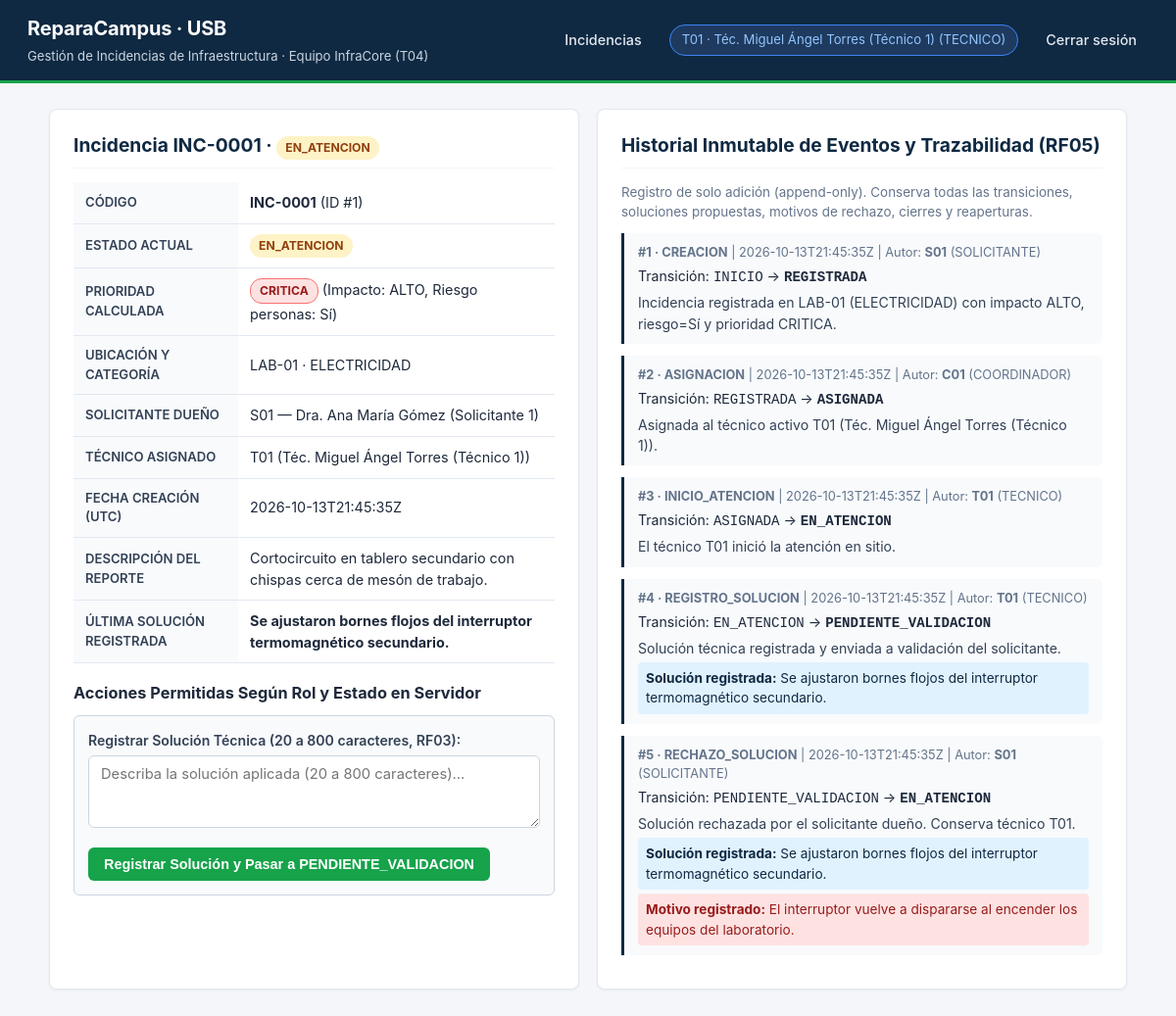
The app's page /incidencias/1 (signed in) with its own data.
### tables this page shows
CREATE TABLE usuarios (
    id TEXT PRIMARY KEY,
    username TEXT UNIQUE NOT NULL,
    nombre TEXT NOT NULL,
    password_hash TEXT NOT NULL,
    rol TEXT NOT NULL CHECK (rol IN ('SOLICITANTE', 'COORDINADOR', 'TECNICO')),
    activo INTEGER NOT NULL DEFAULT 1 CHECK (activo IN (0, 1))
);

CREATE TABLE incidencias (
    id INTEGER PRIMARY KEY AUTOINCREMENT,
    codigo TEXT UNIQUE NOT NULL,
    autor_id TEXT NOT NULL REFERENCES usuarios(id),
    ubicacion TEXT NOT NULL CHECK (ubicacion IN ('LAB-01', 'AULA-201', 'BIB-01')),
    categoria TEXT NOT NULL CHECK (categoria IN ('ELECTRICIDAD', 'HIDRAULICA', 'MOBILIARIO', 'TIC')),
    descripcion TEXT NOT NULL,
    impacto TEXT NOT NULL CHECK (impacto IN ('BAJO', 'ALTO')),
    riesgo_personas INTEGER NOT NULL CHECK (riesgo_personas IN (0, 1)),
    prioridad TEXT NOT NULL CHECK (prioridad IN ('CRITICA', 'ALTA', 'NORMAL')),
    estado TEXT NOT NULL CHECK (estado IN ('REGISTRADA', 'ASIGNADA', 'EN_ATENCION', 'PENDIENTE_VALIDACION', 'CERRADA')),
    tecnico_asignado_id TEXT REFERENCES usuarios(id),
    solucion_actual TEXT,
    fecha_creacion_utc TEXT NOT NULL,
    fecha_ultimo_cierre_utc TEXT
);

CREATE TABLE historial_eventos (
    id INTEGER PRIMARY KEY AUTOINCREMENT,
    incidencia_id INTEGER NOT NULL REFERENCES incidencias(id),
    autor_id TEXT NOT NULL REFERENCES usuarios(id),
    accion TEXT NOT NULL,
    estado_anterior TEXT,
    estado_nuevo TEXT NOT NULL,
    detalle TEXT,
    solucion_propuesta TEXT,
    motivo TEXT,
    fecha_utc TEXT NOT NULL
);

### app/routes.py (the view)
@bp.route("/incidencias/<int:incidencia_id>", methods=["GET"])
def detalle_incidencia(incidencia_id: int):
    user = usuario_en_sesion()
    if not user:
        return redirect(url_for("main.login"))
    try:
        inc = obtener_incidencia_para_usuario(user, incidencia_id)
    except (PermisoDenegadoError, RecursoNoEncontradoError, ReglaNegocioError) as e:
        abort(e.codigo_http, e.mensaje)
    tecnicos = listar_tecnicos_activos() if user["rol"] == "COORDINADOR" else []
    return render_template(
        "detalle_incidencia.html",
        user=user,
        inc=inc,
        tecnicos=tecnicos,
    )

### app/db.py (called while the page is built)
def _resolve_sqlite_path(db_path: str) -> str:
    abs_p = os.path.abspath(db_path)
    if abs_p.startswith("/working_dir/"):
        tmp_p = "/tmp/" + os.path.basename(abs_p)
        if os.path.exists(abs_p) and not os.path.exists(tmp_p):
            shutil.copy2(abs_p, tmp_p)
        return tmp_p
    return abs_p

def get_db() -> sqlite3.Connection:
    if "db" not in g:
        raw_path = current_app.config["DATABASE"]
        os.makedirs(os.path.dirname(os.path.abspath(raw_path)), exist_ok=True)
        work_path = _resolve_sqlite_path(raw_path)
        conn = sqlite3.connect(work_path)
        conn.row_factory = sqlite3.Row
        conn.execute("PRAGMA foreign_keys = ON;")
        g.db = conn
        g.db_raw_path = os.path.abspath(raw_path)
        g.db_work_path = work_path
    return g.db

### app/routes.py (called while the page is built)
def usuario_en_sesion():
    uid = session.get("user_id")
    if not uid:
        return None
    return obtener_usuario_por_id(uid)

### app/services.py (called while the page is built)
def obtener_usuario_por_id(user_id: str) -> Optional[Dict[str, Any]]:
    if not user_id:
        return None
    db = get_db()
    row = db.execute(
        "SELECT id, username, nombre, rol, activo FROM usuarios WHERE id = ?",
        (user_id,),
    ).fetchone()
    return dict(row) if row else None

def obtener_incidencia_para_usuario(usuario_actual: Dict[str, Any], incidencia_id: int) -> Dict[str, Any]:
    if not usuario_actual:
        raise PermisoDenegadoError("Sesión no iniciada.")
    inc = obtener_incidencia_interna(incidencia_id)
    rol = usuario_actual["rol"]
    uid = usuario_actual["id"]
    if rol == "SOLICITANTE" and inc["autor_id"] != uid:
        raise PermisoDenegadoError("Un solicitante solo puede consultar sus propias incidencias.")
    if rol == "TECNICO" and inc["tecnico_asignado_id"] != uid:
        raise PermisoDenegadoError("Un técnico solo puede consultar las incidencias asignadas a su cuenta.")
    return inc

### app/templates/detalle_incidencia.html (shortened to what this page needs)
{% extends "base.html" %}
{% block content %}
<div class="grid-2">
    <div class="card">
        <h2>Incidencia {{ inc.codigo }} · <span class="badge est-{{ inc.estado }}">{{ inc.estado }}</span></h2>
        <table>
            <tbody>
                <tr><th>Código</th><td><strong>{{ inc.codigo }}</strong> (ID #{{ inc.id }})</td></tr>
                <tr><th>Estado Actual</th><td><span class="badge est-{{ inc.estado }}">{{ inc.estado }}</span></td></tr>
                <tr><th>Prioridad Calculada</th><td><span class="badge prio-{{ inc.prioridad }}">{{ inc.prioridad }}</span> (Impacto: {{ inc.impacto }}, Riesgo personas: {{ 'Sí' if inc.riesgo_personas else 'No' }})</td></tr>
                <tr><th>Ubicación y Categoría</th><td>{{ inc.ubicacion }} · {{ inc.categoria }}</td></tr>
                <tr><th>Solicitante Dueño</th><td>{{ inc.autor_id }} — {{ inc.autor_nombre }}</td></tr>
                <tr><th>Técnico Asignado</th><td>{{ inc.tecnico_asignado_id or 'Pendiente de asignación' }} {% if inc.tecnico_nombre %}({{ inc.tecnico_nombre }}){% endif %}</td></tr>
                <tr><th>Fecha Creación (UTC)</th><td>{{ inc.fecha_creacion_utc }}</td></tr>
                <tr><th>Descripción del Reporte</th><td>{{ inc.descripcion }}</td></tr>
                {% if inc.solucion_actual %}
                <tr><th>Última Solución Registrada</th><td><strong>{{ inc.solucion_actual }}</strong></td></tr>
                {% endif %}
            </tbody>
        </table>
        <div style="margin-top:18px;">
            <h3>Acciones Permitidas Según Rol y Estado en Servidor</h3>
            {% if user.rol == 'TECNICO' and inc.tecnico_asignado_id == user.id and inc.estado == 'EN_ATENCION' %}
            <form method="post" action="{{ url_for('main.ruta_solucion', incidencia_id=inc.id) }}" style="background:#f8fafc; padding:14px; border-radius:6px; border:1px solid #cbd5e1;">
                <div class="form-group">
                    <label for="solucion">Registrar Solución Técnica (20 a 800 caracteres, RF03):</label>
                    <textarea id="solucion" name="solucion" rows="3" class="form-control" required placeholder="Describa la solución aplicada (20 a 800 caracteres)..."></textarea>
                </div>
                <button type="submit" class="btn btn-success">Registrar Solución y Pasar a PENDIENTE_VALIDACION</button>
            </form>
            {% endif %}
        </div>
    </div>
    <div class="card">
        <h2>Historial Inmutable de Eventos y Trazabilidad (RF05)</h2>
        <p style="font-size:0.84rem; color:#64748b; margin-bottom:12px;">
            Registro de solo adición (append-only). Conserva todas las transiciones, soluciones propuestas, motivos de rechazo, cierres y reaperturas.
        </p>
        {% for ev in inc.historial %}
        <div class="timeline-item">
            <div class="timeline-meta">
                <strong>#{{ loop.index }} · {{ ev.accion }}</strong> | {{ ev.fecha_utc }} | Autor: <strong>{{ ev.autor_id }}</strong> ({{ ev.autor_rol }})
            </div>
            <div style="font-size:0.88rem; margin-bottom:4px;">
                Transición: <code>{{ ev.estado_anterior or 'INICIO' }}</code> → <strong><code>{{ ev.estado_nuevo }}</code></strong>
            </div>
            {% if ev.detalle %}
            <div style="font-size:0.88rem; color:#334155;">{{ ev.detalle }}</div>
            {% endif %}
            {% if ev.solucion_propuesta %}
            <div style="font-size:0.85rem; color:#0f2942; margin-top:4px; background:#e0f2fe; padding:6px 8px; border-radius:4px;">
                <strong>Solución registrada:</strong> {{ ev.solucion_propuesta }}
            </div>
            {% endif %}
            {% if ev.motivo %}
            <div style="font-size:0.85rem; color:#991b1b; margin-top:4px; background:#fee2e2; padding:6px 8px; border-radius:4px;">
                <strong>Motivo registrado:</strong> {{ ev.motivo }}
            </div>
            {% endif %}
        </div>
        {% endfor %}
    </div>
</div>
{% endblock %}

### app/templates/base.html (shortened to what this page needs)
<!DOCTYPE html>
<html lang="es">
<head>
    <link rel="stylesheet" href="{{ url_for('static', filename='style.css') }}">
</head>
<body>
    <header class="topbar">
        <div class="brand">
            <div>
                <h1>ReparaCampus · USB</h1>
                <span class="sub">Gestión de Incidencias de Infraestructura · Equipo InfraCore (T04)</span>
            </div>
        </div>
        {% if user %}
        <nav class="nav-links">
            <a href="{{ url_for('main.listado_incidencias') }}">Incidencias</a>
            <span class="user-pill">{{ user.id }} · {{ user.nombre }} ({{ user.rol }})</span>
            <a href="{{ url_for('main.logout') }}">Cerrar sesión</a>
        </nav>
        {% endif %}
    </header>
    <main class="container">
        {% block content %}{% endblock %}
    </main>
</body>
</html>

### app/static/style.css (style rules this page uses)
* { box-sizing: border-box; margin: 0; padding: 0; }
body { font-family: 'Inter', -apple-system, BlinkMacSystemFont, 'Segoe UI', Roboto, sans-serif; background-color: #f4f6f9; color: #1e293b; line-height: 1.5; }
.topbar { background: #0f2942; color: #ffffff; padding: 14px 28px; display: flex; justify-content: space-between; align-items: center; border-bottom: 3px solid #16a34a; }
.brand { display: flex; align-items: center; gap: 12px; }
.brand h1 { font-size: 1.25rem; font-weight: 700; letter-spacing: -0.01em; }
.brand span.sub { font-size: 0.82rem; color: #cbd5e1; font-weight: 400; }
.nav-links { display: flex; align-items: center; gap: 16px; }
.nav-links a { color: #e2e8f0; text-decoration: none; font-size: 0.9rem; font-weight: 500; padding: 6px 12px; border-radius: 6px; }
.user-pill { background: #1e3a5f; padding: 5px 12px; border-radius: 20px; font-size: 0.82rem; color: #93c5fd; border: 1px solid #3b82f6; }
.container { max-width: 1140px; margin: 26px auto; padding: 0 20px; }
.card { background: #ffffff; border-radius: 8px; border: 1px solid #e2e8f0; padding: 22px 24px; margin-bottom: 20px; box-shadow: 0 1px 3px rgba(15, 23, 42, 0.05); }
.card h2 { font-size: 1.2rem; color: #0f2942; margin-bottom: 14px; border-bottom: 1px solid #f1f5f9; padding-bottom: 8px; }
.card h3 { font-size: 1.02rem; color: #1e293b; margin-bottom: 10px; }
table { width: 100%; border-collapse: collapse; margin-top: 10px; font-size: 0.9rem; }
th, td { text-align: left; padding: 10px 12px; border-bottom: 1px solid #e2e8f0; }
th { background: #f8fafc; color: #334155; font-weight: 600; font-size: 0.82rem; text-transform: uppercase; }
.badge { display: inline-block; padding: 3px 9px; border-radius: 12px; font-size: 0.76rem; font-weight: 700; }
.prio-CRITICA { background: #fee2e2; color: #991b1b; border: 1px solid #f87171; }
.est-EN_ATENCION { background: #fef3c7; color: #92400e; }
.form-group { margin-bottom: 14px; }
.form-group label { display: block; font-weight: 600; font-size: 0.88rem; margin-bottom: 5px; color: #334155; }
.form-control { width: 100%; padding: 9px 12px; border: 1px solid #cbd5e1; border-radius: 6px; font-size: 0.92rem; font-family: inherit; }
.btn { display: inline-block; padding: 9px 16px; border-radius: 6px; font-size: 0.9rem; font-weight: 600; border: none; cursor: pointer; text-decoration: none; }
.btn-success { background: #16a34a; color: #ffffff; }
.grid-2 { display: grid; grid-template-columns: 1fr 1fr; gap: 18px; }
.timeline-item { border-left: 3px solid #0f2942; padding: 10px 14px; margin-bottom: 12px; background: #f8fafc; border-radius: 0 6px 6px 0; }
.timeline-meta { font-size: 0.8rem; color: #64748b; margin-bottom: 4px; }

### records on screen
usuarios: id "T01", nombre "Téc. Miguel Ángel Torres (Técnico 1)", rol "TECNICO", tecnico_nombre "Téc. Miguel Ángel Torres (Técnico 1)"
incidencias: codigo "INC-0001", estado "EN_ATENCION", id "1", prioridad "CRITICA", impacto "ALTO", riesgo_personas "Sí", ubicacion "LAB-01", categoria "ELECTRICIDAD", autor_id "S01", tecnico_asignado "T01", fecha_creacion_utc "2026-10-13T21:45:35Z", descripcion "Cortocircuito en tablero secundario con chispas cerca de mesón de trabajo.", solucion_actual "Se ajustaron bornes flojos del interruptor termomagnético secundario."
usuarios: autor_nombre "Dra. Ana María Gómez (Solicitante 1)"
historial_eventos: accion "CREACION", fecha_utc "2026-10-13T21:45:35Z", autor_id "S01", autor_rol "SOLICITANTE", estado_anterior "INICIO", estado_nuevo "REGISTRADA", detalle "Incidencia registrada en LAB-01 (ELECTRICIDAD) con impacto ALTO, riesgo=Sí y prioridad CRITICA."
historial_eventos: accion "ASIGNACION", fecha_utc "2026-10-13T21:45:35Z", autor_id "C01", autor_rol "COORDINADOR", estado_anterior "REGISTRADA", estado_nuevo "ASIGNADA", detalle "Asignada al técnico activo T01 (Téc. Miguel Ángel Torres (Técnico 1))."
historial_eventos: accion "INICIO_ATENCION", fecha_utc "2026-10-13T21:45:35Z", autor_id "T01", autor_rol "TECNICO", estado_anterior "ASIGNADA", estado_nuevo "EN_ATENCION", detalle "El técnico T01 inició la atención en sitio."
historial_eventos: accion "REGISTRO_SOLUCION", fecha_utc "2026-10-13T21:45:35Z", autor_id "T01", autor_rol "TECNICO", estado_anterior "EN_ATENCION", estado_nuevo "PENDIENTE_VALIDACION", detalle "Solución técnica registrada y enviada a validación del solicitante.", solucion_propuesta "Se ajustaron bornes flojos del interruptor termomagnético secundario."
historial_eventos: accion "RECHAZO_SOLUCION", fecha_utc "2026-10-13T21:45:35Z", autor_id "S01", autor_rol "SOLICITANTE", estado_anterior "PENDIENTE_VALIDACION", estado_nuevo "EN_ATENCION", detalle "Solución rechazada por el solicitante dueño. Conserva técnico T01.", solucion_propuesta "Se ajustaron bornes flojos del interruptor termomagnético secundario.", motivo "El interruptor vuelve a dispararse al encender los equipos del laboratorio."
